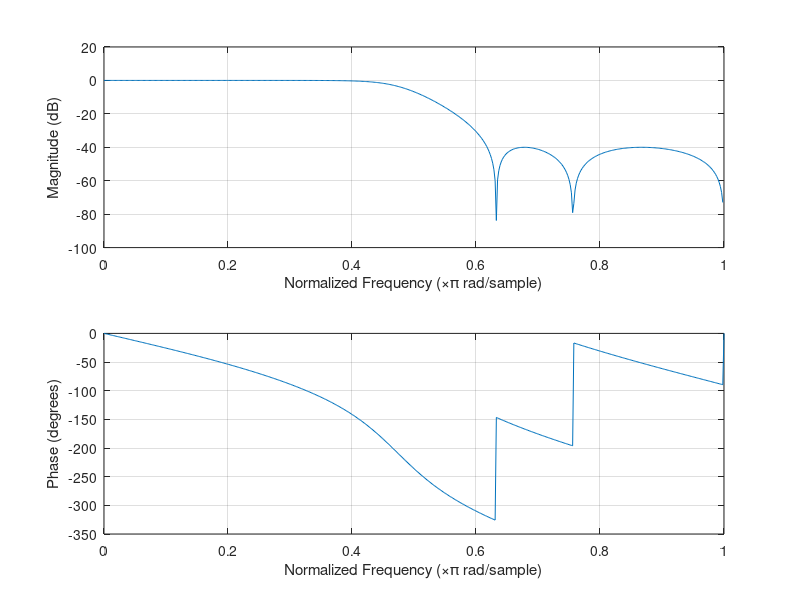

Here is the MATLAB script that generated this plot:
clear;

% 采样频率
Fs = 15;
% 数字滤波器的通带截止频率
fp = 3;
% 数字滤波器的阻带截止频率
fs = 5;
% 通带波纹系数
rp = 0.3;
% 阻带波纹系数
rs = 40;
ws = fs/(Fs/2);
wp = fp/(Fs/2);
[n,wn] = cheb2ord(wp,ws,rp,rs);
[b,a] = cheby2(n, rs, wn);
freqz(b,a);
% [H, W] = freqz(b,a);
% dbH = 20 * log10(abs(H)/max(abs(H)));
% plot(W/2/pi*Fs, dbH, 'k');
